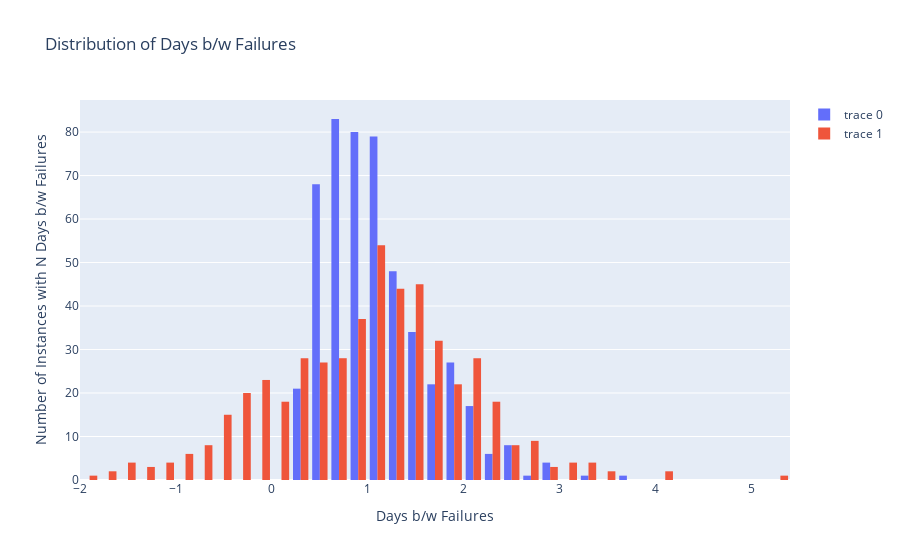

Here is the notebook cell this chart was saved with:
### Markdown cell above
## Create Estimates

### Code cell
# estimate parameters for gaussian
gaussian_mean = 1
gaussian_std = 1

gaussian_samples = np.random.normal(
    loc=gaussian_mean,
    scale=gaussian_std,
    size=n_points,
)

fig = visualize(
    gaussian_samples,
    fig=fig,
    fig_title="Distribution of Days b/w Failures",
    x_title="Days b/w Failures",
    y_title="Number of Instances with N Days b/w Failures",
)
fig.show()

### Figure 1 — Plotly figure (JSON) as saved in the notebook; plotly's stock layout.template omitted (floating-point values rounded to 4 significant figures; data arrays with more than 128 entries replaced by an {"elided": "..."} marker saying what was removed)
{"data": [{"type": "histogram", "x": {"elided": "500 float values"}}, {"type": "histogram", "x": {"elided": "500 float values"}}], "layout": {"title": {"text": "Distribution of Days b/w Failures"}, "xaxis": {"title": {"text": "Days b/w Failures"}}, "yaxis": {"title": {"text": "Number of Instances with N Days b/w Failures"}}}}
